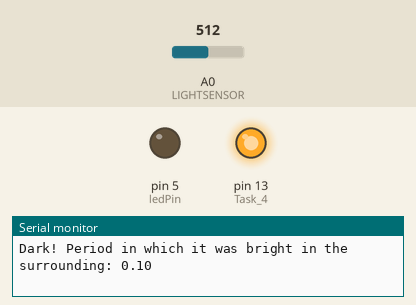
The sketch below on a simulated Arduino Uno, built with avr-gcc and run on an emulated ATmega328P. Shown: output pins drawn as LEDs (lit = HIGH), the last lines printed to the serial monitor. The inputs (shaded band) are chosen by the test bench; at power-on: A0 (LIGHTSENSOR) = 512.

Above: at 1.2 s.
1.3 s: A0 (LIGHTSENSOR) set to 716
At 2.1 s:
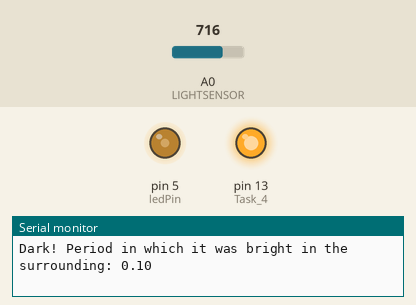
2.8 s: A0 (LIGHTSENSOR) set to 900
At 3.8 s:
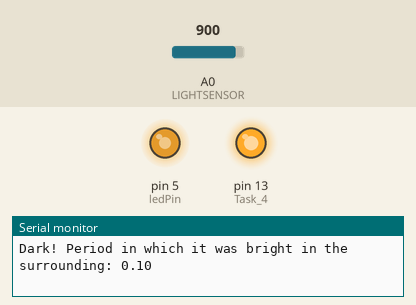
4.3 s: A0 (LIGHTSENSOR) set to 306
At 5.6 s:
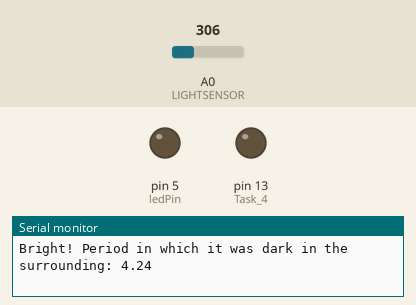
Timing chart, 0 to 7.3 s (numbered marks = the images above; inputs shaded):
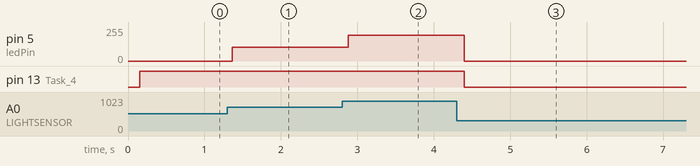

Measured:
- after the input at 1.3 s, pin 5 (ledPin): 0/255 → 102/255 after 0.06 s
- after the input at 2.8 s, pin 5 (ledPin): 102/255 → 193/255 after 0.08 s
- after the input at 4.3 s, pin 5 (ledPin): 193/255 → 0/255 after 0.10 s; pin 13 (Task_4): HIGH → LOW after 0.10 s

The sketch:

Ex_Nightlight.ino
```cpp
// which analog pin to connect
#define LIGHTSENSOR A0
// how many samples to take and average, more takes longer
// but is more 'smooth'
#define NUMSAMPLES 5
// the value of the 'other' resistor
#define SERIESRESISTOR 10000

int samples[NUMSAMPLES];
float thresholdBrightSurrounding = 2; //Task 9: different bright/dark thresholds
float thresholdDarkSurrounding = 2.5; //Task 4: internal LED on/off; defines the threshold for switching on the LED
float thresholdDarkBit = thresholdDarkSurrounding * 1023 / 5;
bool lightOn = false;
int ledPin = 5; //defines pin for LED´
unsigned long previousMillis; //saves the time of the last update (for whole measurement)
unsigned long currentMillis; //saves current milliseconds of the program sequence
unsigned long interval = 100; //interval, in which the sensor should be started again
unsigned long previousMillisSwitch; //saves time of the last switch between light/dark
float lightInterval; //saves the time period between light/dark

//Task 10: function to switch state
void switchState() {
  lightInterval = (currentMillis - previousMillisSwitch) / 1000.00;
  previousMillisSwitch = currentMillis;
}

void setup() {
  Serial.begin(9600);
  pinMode(LED_BUILTIN, OUTPUT); //Task 4: internal LED on/off; defines LED_builtin LED as output
  pinMode(ledPin, OUTPUT); //Task 6: use external LED & Task 7: adaptive brightness LED; defines ledPin (5) as output
}

void loop() {
  uint8_t i;
  float average;
  float vOut;
  int val;

  currentMillis = millis();

  //defines period of time at which measurement should begin again
  if (currentMillis - previousMillis > interval) {
    previousMillis = currentMillis;

    //Task 2: first circuit; take N-number of samples in a row, with a slight delay
    for (int i = 0; i < NUMSAMPLES; i++) {
      samples[i] = analogRead(LIGHTSENSOR);
      delay(10);
    }

    //Task 2: first circuit; average all the samples out
    average = 0;
    for (int i = 0; i < NUMSAMPLES; i++) {
      average += samples[i];
    }
    average /= NUMSAMPLES;
    //Serial.println(average);

    //Task 3: converting to volts
    vOut = (5 * average) / 1023;
    //Serial.println(vOut);

    //Task 4: internal LED on/off
    //if(vOut >= thresholdDarkSurrounding){
    //  digitalWrite(LED_BUILTIN, HIGH);
    //  Serial.println("It is dark, turn on the light.");
    //}else{
    //  digitalWrite(LED_BUILTIN, LOW);
    //  Serial.println("It is bright, turn off the light.");
    //}

    //Task 5: only react when dark/light changes
    //if (vOut >= thresholdDarkSurrounding && lightOn == false) {
    //  digitalWrite(LED_BUILTIN, HIGH);
    //  Serial.println("It is dark, turn on the light.");
    //  lightOn = true;
    //} else if (vOut <= thresholdDarkSurrounding && lightOn == true) {
    //  digitalWrite(LED_BUILTIN, LOW);
    //  Serial.println("It is bright, turn off the light.");
    //  lightOn = false;
    //}

    //Task 6: use external LED in addition to integral
    //if (vOut >= thresholdDarkSurrounding && lightOn == false) {
    //  digitalWrite(ledPin, HIGH);
    //  digitalWrite(LED_BUILTIN, HIGH);
    //  Serial.println("It is dark, turn on the light.");
    //  lightOn = true;
    //} else if (vOut <= thresholdDarkSurrounding && lightOn == true) {
    //  digitalWrite(ledPin, LOW);
    //  digitalWrite(LED_BUILTIN, LOW);
    //  Serial.println("It is bright, turn off the light.");
    //  lightOn = false;
    //}

    //Task 7: adaptive brightness LED; use analogWrite on Pin 5
    //if (vOut >= thresholdDarkSurrounding && lightOn == false) {
    //  digitalWrite(LED_BUILTIN, HIGH);
    //  Serial.println("It is dark, turn on the light.");
    //  lightOn = true;
    //} else if (vOut <= thresholdDarkSurrounding && lightOn == true) {
    //  analogWrite(ledPin, 0);
    //  digitalWrite(LED_BUILTIN, LOW);
    //  Serial.println("It is bright, turn off the light.");
    //  lightOn = false;
    //}

    //Task 7: adaptive brightness LED; adapt light: the darker outside, the brighter the LED
    //if (lightOn == true) {
    //  val = map(average, thresholdDarkBit, 1023, 0, 255);
    //  analogWrite(ledPin, val);
    //  Serial.println(average);
    //}

    if (vOut >= thresholdDarkSurrounding && lightOn == false) { //Task 9: different bright/dark thresholds
      lightOn = true;
      //lightInterval = (currentMillis - previousMillisSwitch) / 1000.00; //Task 8: measure time on/off
      //previousMillisSwitch = currentMillis; //Task 8: measure time on/off
      digitalWrite(LED_BUILTIN, HIGH);
      switchState(); //Task 10: function to switch state
      Serial.print("Dark! Period in which it was bright in the surrounding: ");
      Serial.println(lightInterval);
    } else if (vOut <= thresholdBrightSurrounding && lightOn == true) { //Task 9: different bright/dark thresholds
      lightOn = false;
      //lightInterval = (currentMillis - previousMillisSwitch) / 1000.00; //Task 8: measure time on/off
      //previousMillisSwitch = currentMillis; //Task 8: measure time on/off
      analogWrite(ledPin, 0);
      digitalWrite(LED_BUILTIN, LOW);
      switchState(); //Task 10: function to switch state
      Serial.print("Bright! Period in which it was dark in the surrounding: ");
      Serial.println(lightInterval);
    }

    if (lightOn == true) {
      val = map(average, thresholdDarkBit, 1023, 0, 255);
      analogWrite(ledPin, val);
    }
  }
}
```
